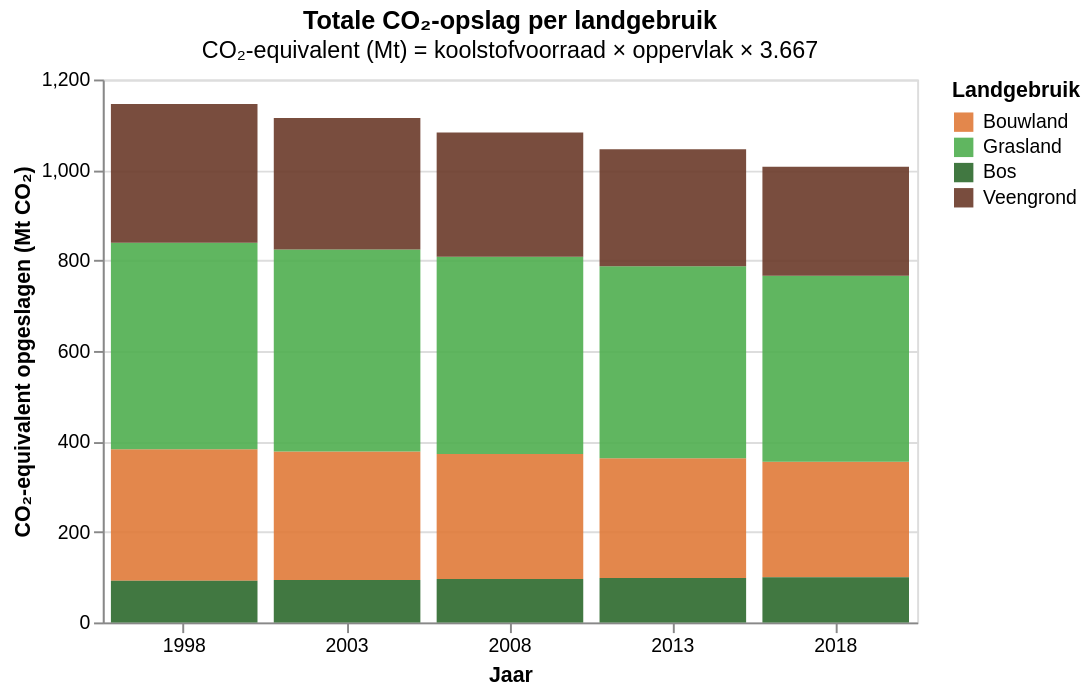

Notebook code for this chart:
### Markdown cell above
## Grafiek 2 — Gestapeld staafdiagram: totale CO₂-opslag

**IDL-techniek:** Gedeeld kleurschema over meerdere grafieken via `resolve_scale(color='shared')` in de gecombineerde weergave.

### Code cell
staafdiagram = (
    alt.Chart(df)
    .mark_bar()
    .encode(
        x=alt.X('Jaar:O', title='Jaar', axis=alt.Axis(labelAngle=0)),
        y=alt.Y(
            'CO2_eq_Mt:Q',
            title='CO₂-equivalent opgeslagen (Mt CO₂)',
            stack='zero'
        ),
        color=kleur,
        opacity=alt.condition(selectie, alt.value(0.9), alt.value(0.15)),
        order=alt.Order('Landgebruik:N'),
        tooltip=[
            alt.Tooltip('Landgebruik:N',  title='Landgebruik'),
            alt.Tooltip('Jaar:O',         title='Jaar'),
            alt.Tooltip('CO2_eq_Mt:Q',    title='CO₂-opslag (Mt CO₂)', format='.0f'),
            alt.Tooltip('Oppervlak_kha:Q',title='Areaal (kha)',         format='.0f'),
        ]
    )
    .add_params(selectie)
    .properties(
        width=420, height=280,
        title=alt.Title(
            text='Totale CO₂-opslag per landgebruik',
            subtitle='CO₂-equivalent (Mt) = koolstofvoorraad × oppervlak × 3.667'
        )
    )
)

staafdiagram

### Figure 1 — Vega-Lite specification as saved in the notebook (floating-point values rounded to 4 significant figures)
{"config": {"view": {"continuousWidth": 300, "continuousHeight": 300}}, "data": {"name": "data-3be9fa64d73ed885318fea34b426bdef"}, "mark": {"type": "bar"}, "encoding": {"color": {"field": "Landgebruik", "scale": {"domain": ["Bouwland", "Grasland", "Bos", "Veengrond"], "range": ["#e07b39", "#4faf4f", "#2d6a2d", "#6b3a2a"]}, "title": "Landgebruik", "type": "nominal"}, "opacity": {"condition": {"param": "param_a6f0b3a0c463de40", "value": 0.9}, "value": 0.15}, "order": {"field": "Landgebruik", "type": "nominal"}, "tooltip": [{"field": "Landgebruik", "title": "Landgebruik", "type": "nominal"}, {"field": "Jaar", "title": "Jaar", "type": "ordinal"}, {"field": "CO2_eq_Mt", "format": ".0f", "title": "CO₂-opslag (Mt CO₂)", "type": "quantitative"}, {"field": "Oppervlak_kha", "format": ".0f", "title": "Areaal (kha)", "type": "quantitative"}], "x": {"axis": {"labelAngle": 0}, "field": "Jaar", "title": "Jaar", "type": "ordinal"}, "y": {"field": "CO2_eq_Mt", "stack": "zero", "title": "CO₂-equivalent opgeslagen (Mt CO₂)", "type": "quantitative"}}, "height": 280, "params": [{"name": "param_a6f0b3a0c463de40", "select": {"type": "point", "fields": ["Landgebruik"]}, "bind": "legend"}], "title": {"text": "Totale CO₂-opslag per landgebruik", "subtitle": "CO₂-equivalent (Mt) = koolstofvoorraad × oppervlak × 3.667"}, "width": 420, "$schema": "https://vega.github.io/schema/vega-lite/v6.4.1.json", "datasets": {"data-3be9fa64d73ed885318fea34b426bdef": [{"Jaar": 1998, "Landgebruik": "Bouwland", "SOC_t_ha": 94, "Oppervlak_kha": 845, "Totaal_C_Mt": 79.4, "CO2_eq_Mt": 291.0}, {"Jaar": 2003, "Landgebruik": "Bouwland", "SOC_t_ha": 92, "Oppervlak_kha": 843, "Totaal_C_Mt": 77.6, "CO2_eq_Mt": 284.0}, {"Jaar": 2008, "Landgebruik": "Bouwland", "SOC_t_ha": 90, "Oppervlak_kha": 835, "Totaal_C_Mt": 75.2, "CO2_eq_Mt": 276.0}, {"Jaar": 2013, "Landgebruik": "Bouwland", "SOC_t_ha": 88, "Oppervlak_kha": 820, "Totaal_C_Mt": 72.2, "CO2_eq_Mt": 265.0}, {"Jaar": 2018, "Landgebruik": "Bouwland", "SOC_t_ha": 86, "Oppervlak_kha": 810, "Totaal_C_Mt": 69.7, "CO2_eq_Mt": 255.0}, {"Jaar": 1998, "Landgebruik": "Grasland", "SOC_t_ha": 123, "Oppervlak_kha": 1012, "Totaal_C_Mt": 124.5, "CO2_eq_Mt": 456.0}, {"Jaar": 2003, "Landgebruik": "Grasland", "SOC_t_ha": 121, "Oppervlak_kha": 1005, "Totaal_C_Mt": 121.6, "CO2_eq_Mt": 446.0}, {"Jaar": 2008, "Landgebruik": "Grasland", "SOC_t_ha": 119, "Oppervlak_kha": 998, "Totaal_C_Mt": 118.8, "CO2_eq_Mt": 436.0}, {"Jaar": 2013, "Landgebruik": "Grasland", "SOC_t_ha": 117, "Oppervlak_kha": 988, "Totaal_C_Mt": 115.6, "CO2_eq_Mt": 424.0}, {"Jaar": 2018, "Landgebruik": "Grasland", "SOC_t_ha": 115, "Oppervlak_kha": 975, "Totaal_C_Mt": 112.1, "CO2_eq_Mt": 411.0}, {"Jaar": 1998, "Landgebruik": "Bos", "SOC_t_ha": 68, "Oppervlak_kha": 368, "Totaal_C_Mt": 25.0, "CO2_eq_Mt": 92.0}, {"Jaar": 2003, "Landgebruik": "Bos", "SOC_t_ha": 69, "Oppervlak_kha": 370, "Totaal_C_Mt": 25.5, "CO2_eq_Mt": 94.0}, {"Jaar": 2008, "Landgebruik": "Bos", "SOC_t_ha": 70, "Oppervlak_kha": 373, "Totaal_C_Mt": 26.1, "CO2_eq_Mt": 96.0}, {"Jaar": 2013, "Landgebruik": "Bos", "SOC_t_ha": 71, "Oppervlak_kha": 376, "Totaal_C_Mt": 26.7, "CO2_eq_Mt": 98.0}, {"Jaar": 2018, "Landgebruik": "Bos", "SOC_t_ha": 72, "Oppervlak_kha": 380, "Totaal_C_Mt": 27.4, "CO2_eq_Mt": 100.0}, {"Jaar": 1998, "Landgebruik": "Veengrond", "SOC_t_ha": 430, "Oppervlak_kha": 195, "Totaal_C_Mt": 83.8, "CO2_eq_Mt": 307.0}, {"Jaar": 2003, "Landgebruik": "Veengrond", "SOC_t_ha": 418, "Oppervlak_kha": 190, "Totaal_C_Mt": 79.4, "CO2_eq_Mt": 291.0}, {"Jaar": 2008, "Landgebruik": "Veengrond", "SOC_t_ha": 406, "Oppervlak_kha": 185, "Totaal_C_Mt": 75.1, "CO2_eq_Mt": 275.0}, {"Jaar": 2013, "Landgebruik": "Veengrond", "SOC_t_ha": 393, "Oppervlak_kha": 180, "Totaal_C_Mt": 70.7, "CO2_eq_Mt": 259.0}, {"Jaar": 2018, "Landgebruik": "Veengrond", "SOC_t_ha": 378, "Oppervlak_kha": 174, "Totaal_C_Mt": 65.8, "CO2_eq_Mt": 241.0}]}}
